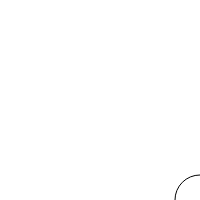
Frame 1 (no input)
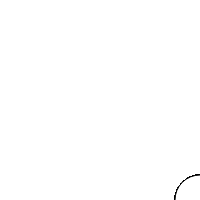
Frame 60 (no input)
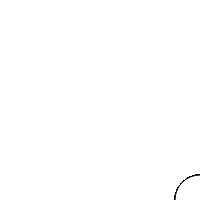
Frame 120 (the mouse pressed at the canvas centre since frame 60)

The p5.js sketch that drew these frames (run headless with seeded random() and noise() and a simulated clock; from frame 60 on, the mouse is pressed at the canvas centre):

// p5.js sketch
// ── sketch.js
function setup() {
  createCanvas(200,200);
  console.log("hello");
  console.log("new idea");
}

function draw() {
  ellipse(200, 200,50,50);
  
}
